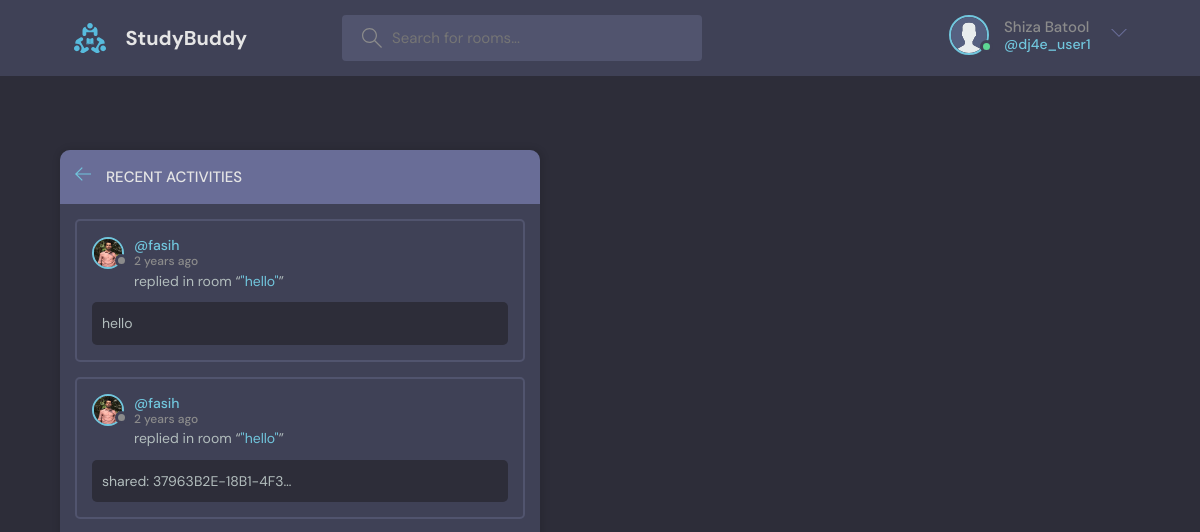
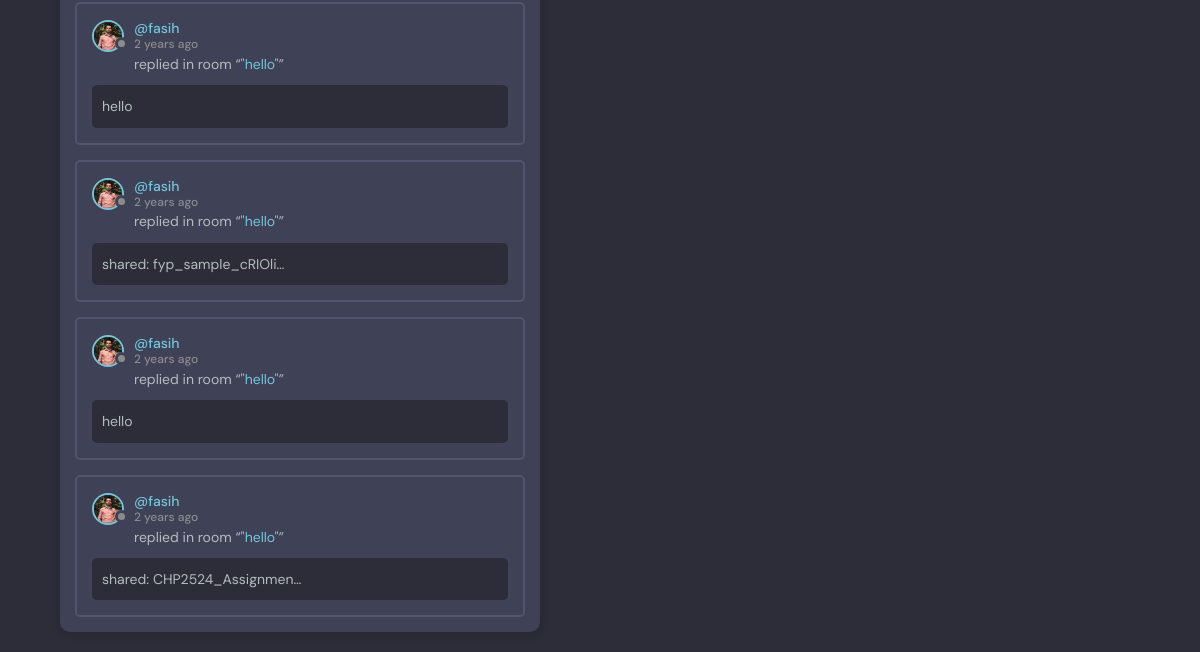
Page /activity/ (signed in) on the earlier database version (2 pictures, top to bottom).
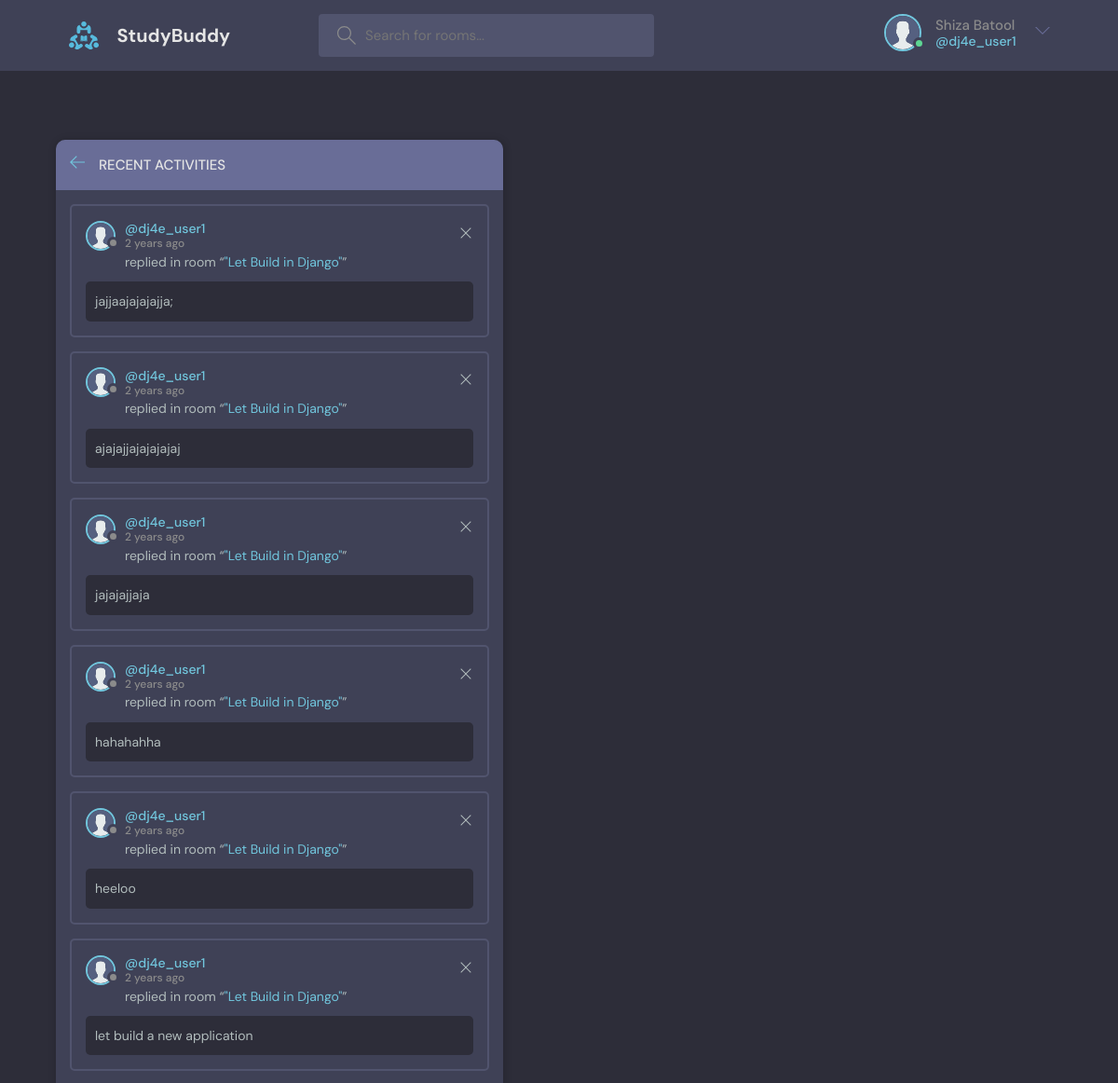
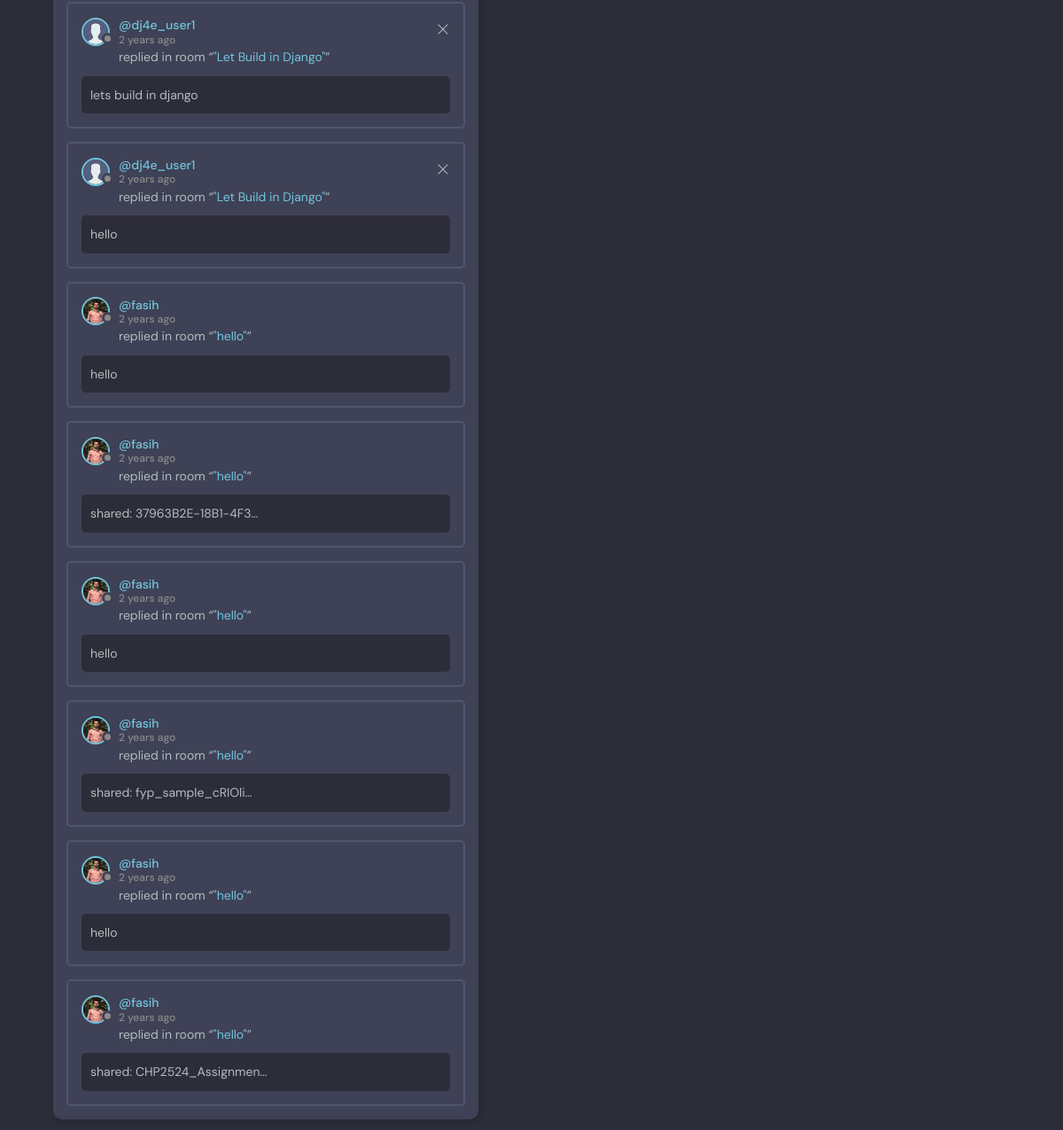
Same page on the later database version (2 pictures, top to bottom).
### mainapp/models.py (models this page shows, shortened)
class Message(models.Model):
    user = models.ForeignKey(User, on_delete=models.CASCADE)
    room = models.ForeignKey(Room, on_delete=models.CASCADE)
    body = models.TextField(null=True)
    bodyimage = models.FileField(null=True)
    updated = models.DateTimeField(auto_now=True)
    created = models.DateTimeField(auto_now_add=True)
    class Meta:
        ordering = ['-updated', '-created']

class User(AbstractUser):
    name = models.CharField(max_length=200, null=True)
    email = models.EmailField(unique=True)
    bio = models.TextField(null=True)
    avatar = models.ImageField(null=True, default="avatar.svg")
    USERNAME_FIELD = 'email'
    REQUIRED_FIELDS = []

class Room(models.Model):
    host = models.ForeignKey(User, on_delete=models.SET_NULL, null=True)
    topic = models.ForeignKey(Topic, on_delete=models.SET_NULL, null=True)
    name = models.CharField(max_length=200)
    description = models.TextField(null=True, blank=True)
    participants = models.ManyToManyField(
        User, related_name='participants', blank=True)
    updated = models.DateTimeField(auto_now=True)
    created = models.DateTimeField(auto_now_add=True)
    request_to_join = models.ManyToManyField(
        User, related_name='requested_rooms', blank=True)
    is_private = models.BooleanField(default=False)
    class Meta:
        ordering = ['-updated', '-created']
    def __str__(self):
        return self.name

### mainapp/views.py (the view)
# urls.py: path('activity/', views.activityPage, name="activity"),
@login_required(login_url='login')
def activityPage(request):
    room_messages = Message.objects.all()
    return render(request, 'mainapp/activity.html', {'room_messages': room_messages})

### mainapp/templates/mainapp/activity.html (shortened to what this page needs)
{% extends 'main.html' %} {%block content%}
<main class="layout">
	<div class="container">
		<div class="layout__box" style="margin-bottom: 2rem;">
			<div class="layout__boxHeader">
				<div class="layout__boxTitle">
					<a href="{% url 'home' %}">
						<svg
							version="1.1"
							xmlns="http://www.w3.org/2000/svg"
							width="32"
							height="32"
							viewBox="0 0 32 32"
						>
							<title>arrow-left</title>
							<path
								d="M13.723 2.286l-13.723 13.714 13.719 13.714 1.616-1.611-10.96-10.96h27.625v-2.286h-27.625l10.965-10.965-1.616-1.607z"
							></path>
						</svg>
					</a>
					<h3>Recent Activities</h3>
				</div>
			</div>
      {% for message in room_messages%}
	  {% if message %}
			<div class="activities__box" >
				<div class="activities__boxHeader roomListRoom__header">
					<a
						href="{% url 'user-profile' message.user.id %}"
						class="roomListRoom__author"
					>
						<div class="avatar avatar--small">
							<img src="{{message.user.avatar.url}}" />
						</div>
						<p>
							@{{message.user.username}}
							<span>{{message.created|timesince}} ago</span>
						</p>
					</a>
					{% if request.user == message.user %}
					<div class="roomListRoom__actions">
						<a href="{% url 'delete-message' message.id %}">
							<svg
								version="1.1"
								xmlns="http://www.w3.org/2000/svg"
								width="32"
								height="32"
								viewBox="0 0 32 32"
							>
								<title>remove</title>
								<path
									d="M27.314 6.019l-1.333-1.333-9.98 9.981-9.981-9.981-1.333 1.333 9.981 9.981-9.981 9.98 1.333 1.333 9.981-9.98 9.98 9.98 1.333-1.333-9.98-9.98 9.98-9.981z"
								></path>
							</svg>
						</a>
					</div>
					{% endif %}
				</div>
				<div class="activities__boxContent">
					<p>
						replied in room “<a href="{% url 'room' message.room.id %}"
							>"{{message.room}}"</a
						>”
					</p>
					{%if message.bodyimage.url != null %}
			<div class="activities__boxRoomContent">shared: {{message.bodyimage.name | truncatechars:18}}</div>
			{%else%}
			<div class="activities__boxRoomContent">{{message.body}}</div>
			{%endif%}
				</div>
			</div>
			{%endif%}
			{%endfor%}
		</div>
	</div>
</main>
{%endblock content%}

Differences in the rows shown:
added Message: user.avatar (placeholder picture), user.username "dj4e_user1", created "2 years", room "Let Build in Django", body "jajjaajajajajja;"
added Message: user.avatar (placeholder picture), user.username "dj4e_user1", created "2 years", room "Let Build in Django", body "ajajajjajajajajaj"
added Message: user.avatar (placeholder picture), user.username "dj4e_user1", created "2 years", room "Let Build in Django", body "jajajajjaja"
added Message: user.avatar (placeholder picture), user.username "dj4e_user1", created "2 years", room "Let Build in Django", body "hahahahha"
added Message: user.avatar (placeholder picture), user.username "dj4e_user1", created "2 years", room "Let Build in Django", body "heeloo"
added Message: user.avatar (placeholder picture), user.username "dj4e_user1", created "2 years", room "Let Build in Django", body "let build a new application"
added Message: user.avatar (placeholder picture), user.username "dj4e_user1", created "2 years", room "Let Build in Django", body "lets build in django"
added Message: user.avatar (placeholder picture), user.username "dj4e_user1", created "2 years", room "Let Build in Django", body "hello"
